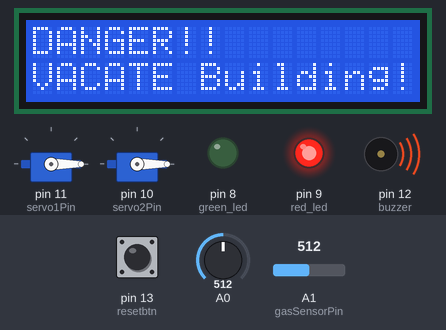
Bench run of a sketch on a simulated Arduino Uno, built with avr-gcc and run on an emulated ATmega328P. Parts: 2 × servo, 16×2 character LCD, output pins drawn as LEDs (lit = HIGH), buzzer (waves = sounding). Inputs (shaded band) come from the test bench; at power-on: pin 13 (resetbtn) LOW, A0 = 512, A1 (gasSensorPin) = 512.

Above: at 0.1 s.
At 1.27 s:
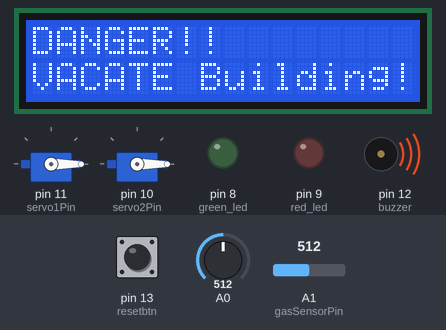
Timing chart, 0 to 130.0 s (numbered marks = the images above):
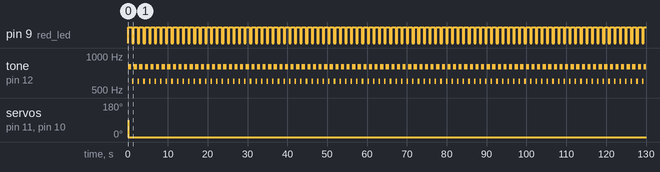

The sketch:

forest_fire_detection.ino
```cpp
#include<Servo.h>/
#include <LiquidCrystal.h>


const int temperaturePin = 0;

//buzzer
const int buzzer = 12;

//Gas Sensor
int gasSensorPin=A1;
int sensorval;

//Doors
Servo servo1,servo2;
int servo1Pin=11;
int servo2Pin=10;

//RGB LED
int red_led=9;
int green_led=8;

//LCD
LiquidCrystal lcd(7, 6, 2, 3, 4, 5);

//reset button
int buttonstate = 0;
const int resetbtn = 13;
int repeat = 0;

void setup()
{
  pinMode(buzzer, OUTPUT);

  servo1.attach(servo1Pin);
  servo2.attach(servo2Pin);
  servo1.write(90);
  servo2.write(90);

  pinMode(red_led,OUTPUT);
  pinMode(green_led,OUTPUT);
  pinMode(resetbtn,INPUT);
  //Serial.begin(9600);

  lcd.begin(16,2);//initialisation of 16*2 LCD
}

void loop()
{
  	//for buzzer and tmp36 temp sensor
 	float voltage, degreesC;
  	voltage = getVoltage(temperaturePin);
	degreesC = (voltage - 0.5) * 100.0;

  	sensorval=analogRead(gasSensorPin);
  	//Serial.print(sensorval);
 	buttonstate = digitalRead(resetbtn);

  if(buttonstate == HIGH) {
  	repeat = 0;
  }


  	if(degreesC>37 || sensorval>700 || repeat == 1)
  	{
      repeat = 1;

      tone(buzzer, 800, 800);

      servo1.write(0);
      servo2.write(0);

      lcd.clear();
      lcd.setCursor(0,0);//row 0 column 0
  	  lcd.print("DANGER!!");
      lcd.setCursor(0,1);//row 1 column 0
      lcd.print("VACATE Building!");

      digitalWrite(red_led,HIGH);
      digitalWrite(green_led,LOW);

      delay(1000);
      tone(buzzer,600,800);
      digitalWrite(red_led,LOW);
      delay(400);
  	}
  	else{
      servo1.write(90);
      servo2.write(90);
      delay(1000);

      digitalWrite(green_led,HIGH);
      digitalWrite(red_led,LOW);

      lcd.clear();
  	  lcd.setCursor(0,0);//column 0 row 0
  	  lcd.print("SAFE");
      lcd.setCursor(6,0);//column 6 row 0
      lcd.print(degreesC);
      lcd.print("C");
      lcd.setCursor(0,1);
      lcd.print("Gas Conc.:");
      lcd.print(sensorval);
  }

}
float getVoltage(int pin)
{

  return (analogRead(pin) * 0.004882814);
}
```

Measured:
- by itself, pin 9 (red_led): alternates HIGH for 1.0 s and LOW for 0.41 s
- by itself, tone on pin 12 (buzzer): repeats every 1.4 s: silent 0.21 s, 600 Hz 0.40 s, 800 Hz 0.80 s
- by itself, servo on pin 11 (servo1Pin), servo on pin 10 (servo2Pin): 90° → 0° at 0.07 s
